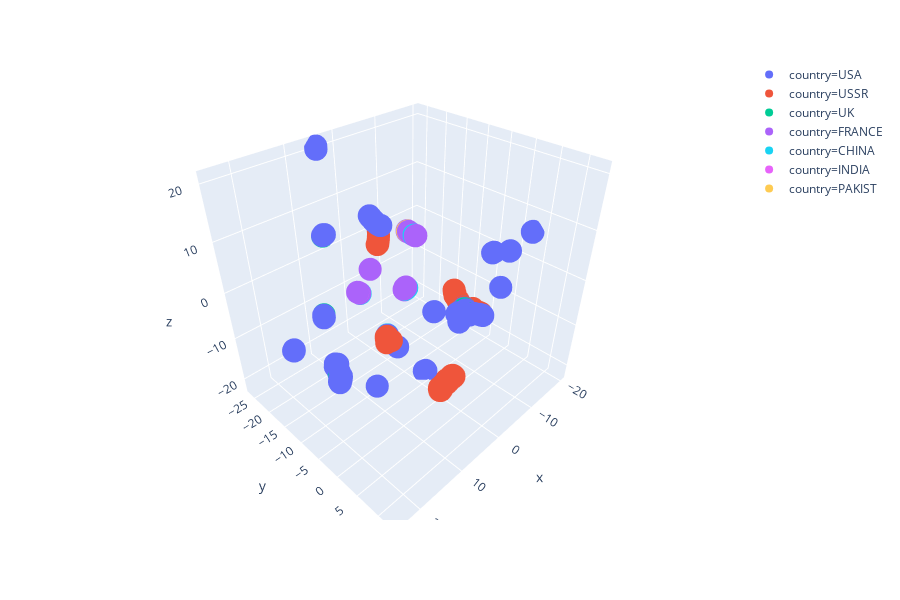

The code cell stored with this chart in its notebook:
### Code cell
# 3d scatterplot
plotly_express.scatter_3d(df1,x='x',y='y',z='z', color='country', 
                       hover_data=['year','country','type','type_cat','region','year'])

### Figure 1 — Plotly figure (JSON) as saved in the notebook; plotly's stock layout.template omitted (floating-point values rounded to 4 significant figures; data arrays with more than 128 entries replaced by an {"elided": "..."} marker saying what was removed)
{"data": [{"customdata": {"elided": "1032x6 mixed values"}, "hoverlabel": {"namelength": 0}, "hovertemplate": "country=%{customdata[1]}<br>x=%{x}<br>y=%{y}<br>z=%{z}<br>year=%{customdata[5]}<br>type=%{customdata[2]}<br>type_cat=%{customdata[3]}<br>region=%{customdata[4]}", "legendgroup": "country=USA", "marker": {"color": "#636efa", "symbol": "circle"}, "mode": "markers", "name": "country=USA", "showlegend": true, "type": "scatter3d", "uid": "8f4dc5ef-2246-4fbb-b342-3d26ad0245bf", "x": {"elided": "1032 float values"}, "y": {"elided": "1032 float values"}, "z": {"elided": "1032 float values"}}, {"customdata": {"elided": "714x6 mixed values"}, "hoverlabel": {"namelength": 0}, "hovertemplate": "country=%{customdata[1]}<br>x=%{x}<br>y=%{y}<br>z=%{z}<br>year=%{customdata[5]}<br>type=%{customdata[2]}<br>type_cat=%{customdata[3]}<br>region=%{customdata[4]}", "legendgroup": "country=USSR", "marker": {"color": "#EF553B", "symbol": "circle"}, "mode": "markers", "name": "country=USSR", "showlegend": true, "type": "scatter3d", "uid": "d2c6de8e-423e-40d2-b164-603a4328e6e0", "x": {"elided": "714 float values"}, "y": {"elided": "714 float values"}, "z": {"elided": "714 float values"}}, {"customdata": {"elided": "45x6 mixed values"}, "hoverlabel": {"namelength": 0}, "hovertemplate": "country=%{customdata[1]}<br>x=%{x}<br>y=%{y}<br>z=%{z}<br>year=%{customdata[5]}<br>type=%{customdata[2]}<br>type_cat=%{customdata[3]}<br>region=%{customdata[4]}", "legendgroup": "country=UK", "marker": {"color": "#00cc96", "symbol": "circle"}, "mode": "markers", "name": "country=UK", "showlegend": true, "type": "scatter3d", "uid": "6636f223-e3fa-48db-96b9-ffeefe790a99", "x": [7.505, 7.563, 7.557, 7.61, 7.617, 7.613, 7.613, 7.629, 7.618, 7.644, 7.686, 7.622, 7.621, 7.628, 7.611, 7.217, 7.012, 7.621, 7.655, 7.663, 7.619, 10.55, 10.54, 7.987, 7.979, 21.5, 23.07, 14.81, 23.18, 23.18, 23.24, 14.83, 23.26, 23.32, 14.83, 23.58, 23.34, 23.7, 23.62, 23.77, 23.75, 23.77, 23.84, 23.82, 23.81], "y": [11.38, 11.27, 11.27, 11.15, 11.13, 11.15, 11.14, 11.13, 11.14, 11.12, 10.91, 11.14, 11.14, 11.12, 11.15, 9.646, 9.443, 11.14, 10.77, 10.85, 11.14, -18.56, -18.59, -24.48, -24.49, -2.661, -0.019, 1.542, 0.1694, 0.2071, 0.2788, 1.587, 0.3882, 0.4023, 1.576, 0.7034, 0.659, 0.8962, 0.8071, 0.9729, 0.9382, 1.02, 1.117, 1.07, 1.087], "z": [7.168, 7.157, 7.166, 7.121, 7.117, 7.122, 7.12, 7.123, 7.119, 7.126, 7.057, 7.119, 7.121, 7.113, 7.123, 6.572, 6.753, 7.121, 7.01, 7.031, 7.121, 8.803, 8.803, -12.39, -12.39, -2.513, -1.833, 1.689, -1.824, -1.759, -1.768, 1.658, -1.67, -1.753, 1.632, -1.764, -1.514, -1.735, -1.735, -1.762, -1.757, -1.735, -1.773, -1.759, -1.737]}, {"customdata": {"elided": "210x6 mixed values"}, "hoverlabel": {"namelength": 0}, "hovertemplate": "country=%{customdata[1]}<br>x=%{x}<br>y=%{y}<br>z=%{z}<br>year=%{customdata[5]}<br>type=%{customdata[2]}<br>type_cat=%{customdata[3]}<br>region=%{customdata[4]}", "legendgroup": "country=FRANCE", "marker": {"color": "#ab63fa", "symbol": "circle"}, "mode": "markers", "name": "country=FRANCE", "showlegend": true, "type": "scatter3d", "uid": "8a215cd6-05f3-4f40-b2a2-004670040364", "x": {"elided": "210 float values"}, "y": {"elided": "210 float values"}, "z": {"elided": "210 float values"}}, {"customdata": {"elided": "45x6 mixed values"}, "hoverlabel": {"namelength": 0}, "hovertemplate": "country=%{customdata[1]}<br>x=%{x}<br>y=%{y}<br>z=%{z}<br>year=%{customdata[5]}<br>type=%{customdata[2]}<br>type_cat=%{customdata[3]}<br>region=%{customdata[4]}", "legendgroup": "country=CHINA", "marker": {"color": "#19d3f3", "symbol": "circle"}, "mode": "markers", "name": "country=CHINA", "showlegend": true, "type": "scatter3d", "uid": "80310c10-6bd4-496a-8986-725be8cacf88", "x": [9.601, 9.61, 9.599, 9.609, 9.615, 9.607, 9.564, 9.575, 13.71, 9.624, 9.57, 9.476, 9.527, 9.469, 9.655, 14.54, 13.68, 9.483, 9.476, 13.61, 9.606, 9.454, 9.433, 13.64, 9.462, 9.485, 14.62, 3.626, 3.606, 13.46, 13.39, 13.48, 14.54, 13.39, 13.36, 14.54, 14.55, 13.35, 14.54, 14.53, 13.35, 13.34, 13.33, 13.34, 13.35], "y": [-0.007727, -0.00941, 0.07637, 0.01309, 0.004846, 0.04141, 0.0754, 0.06926, -6.219, 0.06192, 0.07899, 0.1169, 0.06562, 0.1276, -0.02084, 1.187, -6.24, 0.133, 0.1262, -6.233, 0.03334, 0.1357, 0.1588, -6.238, 0.1409, 0.1247, 1.279, -4.002, -4.066, -6.243, -6.18, -6.228, 1.183, -6.195, -6.183, 1.172, 1.193, -6.178, 1.182, 1.17, -6.173, -6.155, -6.154, -6.164, -6.169], "z": [6.812, 6.756, 6.829, 6.797, 6.817, 6.834, 6.876, 6.956, 5.128, 6.834, 6.893, 6.989, 6.978, 6.947, 6.951, 1.51, 5.095, 7.022, 7.009, 5.028, 6.892, 6.998, 7.029, 5.054, 7.016, 7.039, 1.501, 12.06, 12.05, 4.873, 4.804, 4.898, 1.44, 4.803, 4.78, 1.427, 1.45, 4.771, 1.435, 1.43, 4.764, 4.756, 4.749, 4.76, 4.766]}, {"customdata": [[1974, "INDIA", "SHAFT", "UNDERGROUND", "POKHRAN", 1974], [1998, "INDIA", "UG", "UNDERGROUND", "POKHRAN", 1998], [1998, "INDIA", "UG", "UNDERGROUND", "POKHRAN", 1998]], "hoverlabel": {"namelength": 0}, "hovertemplate": "country=%{customdata[1]}<br>x=%{x}<br>y=%{y}<br>z=%{z}<br>year=%{customdata[5]}<br>type=%{customdata[2]}<br>type_cat=%{customdata[3]}<br>region=%{customdata[4]}", "legendgroup": "country=INDIA", "marker": {"color": "#e763fa", "symbol": "circle"}, "mode": "markers", "name": "country=INDIA", "showlegend": true, "type": "scatter3d", "uid": "ce3c397f-f78d-4948-aeba-d69a712737d4", "x": [13.76, 13.36, 3.113], "y": [-6.203, -6.227, -6.065], "z": [5.177, 4.768, 11.78]}, {"customdata": [[1998, "PAKIST", "UG", "UNDERGROUND", "CHAGAI", 1998], [1998, "PAKIST", "UG", "UNDERGROUND", "KHARAN", 1998]], "hoverlabel": {"namelength": 0}, "hovertemplate": "country=%{customdata[1]}<br>x=%{x}<br>y=%{y}<br>z=%{z}<br>year=%{customdata[5]}<br>type=%{customdata[2]}<br>type_cat=%{customdata[3]}<br>region=%{customdata[4]}", "legendgroup": "country=PAKIST", "marker": {"color": "#FECB52", "symbol": "circle"}, "mode": "markers", "name": "country=PAKIST", "showlegend": true, "type": "scatter3d", "uid": "5ac38b4e-d970-4622-8eed-3b1601dd220b", "x": [3.115, 23.77], "y": [-5.991, 1.136], "z": [11.8, -1.692]}], "layout": {"height": 600, "legend": {"tracegroupgap": 0}, "margin": {"t": 60}, "scene": {"xaxis": {"title": {"text": "x"}}, "yaxis": {"title": {"text": "y"}}, "zaxis": {"title": {"text": "z"}}}}}
